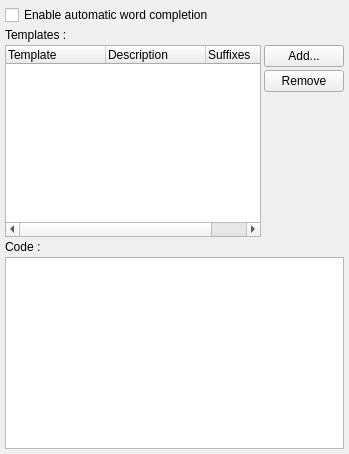
     <widget class="QWidget" name="pAbbreviations" >
      <layout class="QVBoxLayout" >
       <property name="margin" >
        <number>5</number>
       </property>
       <property name="spacing" >
        <number>3</number>
       </property>
       <item>
        <widget class="QCheckBox" name="cbEnableWordCompletion" >
         <property name="text" >
          <string>Enable automatic word completion</string>
         </property>
        </widget>
       </item>
       <item>
        <widget class="QLabel" name="lTemplates" >
         <property name="text" >
          <string>Templates :</string>
         </property>
        </widget>
       </item>
       <item>
        <layout class="QGridLayout" >
         <property name="margin" >
          <number>0</number>
         </property>
         <property name="spacing" >
          <number>3</number>
         </property>
         <item row="1" column="1" >
          <widget class="QPushButton" name="pbRemoveTemplate" >
           <property name="text" >
            <string>Remove</string>
           </property>
          </widget>
         </item>
         <item rowspan="3" row="0" column="0" >
          <widget class="QTreeWidget" name="twTemplates" >
           <column>
            <property name="text" >
             <string>Template</string>
            </property>
           </column>
           <column>
            <property name="text" >
             <string>Description</string>
            </property>
           </column>
           <column>
            <property name="text" >
             <string>Suffixes</string>
            </property>
           </column>
          </widget>
         </item>
         <item row="0" column="1" >
          <widget class="QPushButton" name="pbAddTemplate" >
           <property name="text" >
            <string>Add...</string>
           </property>
          </widget>
         </item>
         <item row="2" column="1" >
          <spacer>
           <property name="orientation" >
            <enum>Qt::Vertical</enum>
           </property>
           <property name="sizeHint" >
            <size>
             <width>20</width>
             <height>16</height>
            </size>
           </property>
          </spacer>
         </item>
        </layout>
       </item>
       <item>
        <widget class="QLabel" name="lCode" >
         <property name="text" >
          <string>Code :</string>
         </property>
        </widget>
       </item>
       <item>
        <widget class="QTextEdit" name="teCode" />
       </item>
      </layout>
     </widget>
